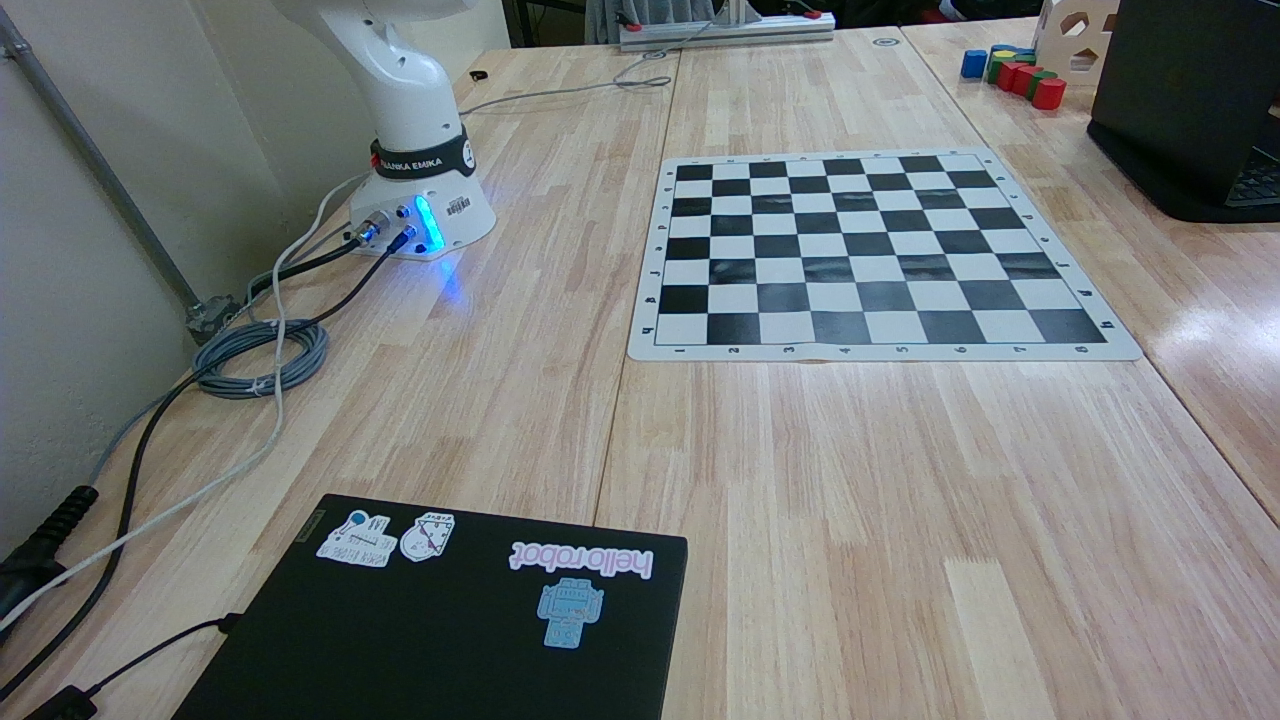
#> input picture camera_calibration/calibration_images/left/default.png, 1280 x 720 px; its folder holds 4 pictures in this run
$ python calibration.py
#> lines starting #> are read from the running program, lines starting #| are printed output that depends on the picture
# https://www.cs.cmu.edu/~16385/s17/Slides/11.1_Camera_matrix.pdf
# Cool slideshow for conceptual ideas

import cv2
import numpy as np

# corners of the square blocks (vertical and horizontal)
Ch_Dim = (7, 7)
Sq_size = 0.056  #now meters
criteria = (cv2.TERM_CRITERIA_EPS + cv2.TERM_CRITERIA_MAX_ITER, 30, 0.001)

obj_3D = np.zeros((Ch_Dim[0] * Ch_Dim[1], 3), np.float32)
index = 0
for i in range(Ch_Dim[0]):
    for j in range(Ch_Dim[1]):
        obj_3D[index][0] = i * Sq_size
        obj_3D[index][1] = j * Sq_size
        index += 1
# print(obj_3D)
obj_points_3D = []  # 3d point in real world space
img_points_2D = []  # 2d points in image plane.

camera = 'left'

import glob
image_files = glob.glob(rf'camera_calibration\calibration_images\{camera}\*.png')

for image in image_files:

    filepath = image
    img = cv2.imread(image)
#> img is the input picture: shape (720, 1280, 3); mean B, G, R 121.1, 121.2, 116.4
    image = cv2.cvtColor(img, cv2.COLOR_RGB2BGR)

    gray = cv2.cvtColor(image, cv2.COLOR_BGR2GRAY)
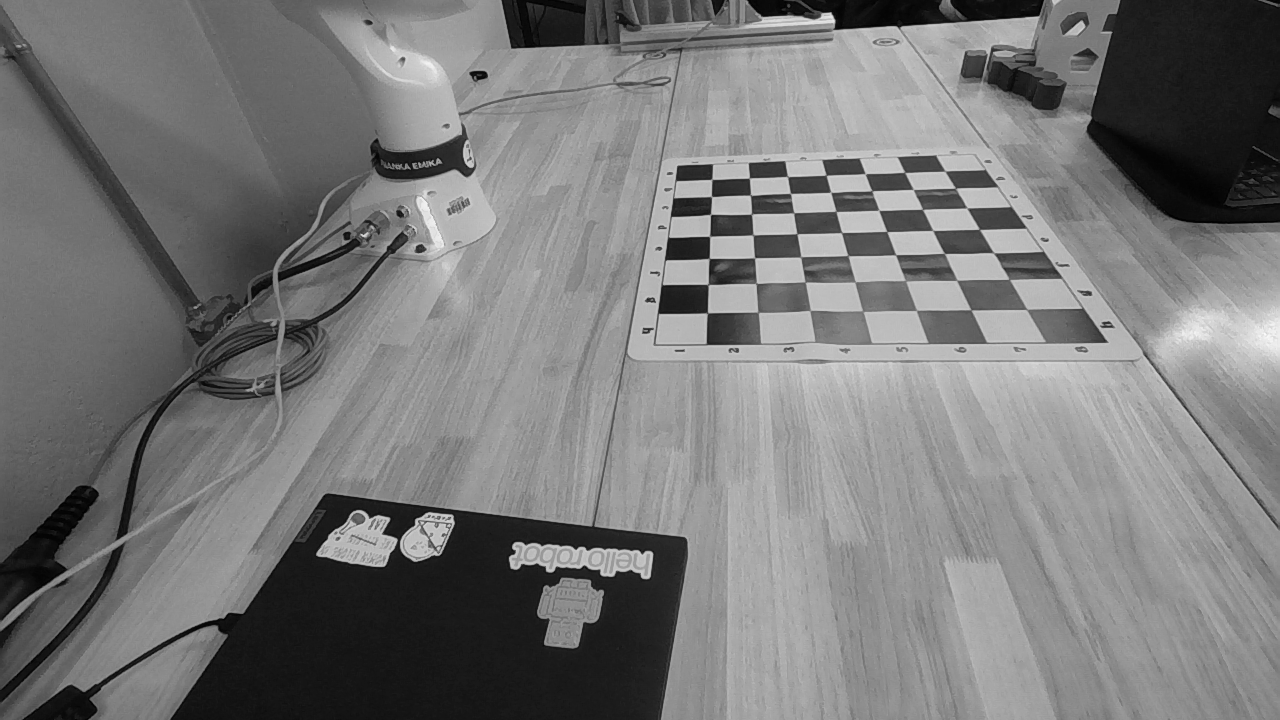
#> gray: shape (720, 1280); min 0, max 251, mean 120.6
    ret, corners = cv2.findChessboardCorners(image, Ch_Dim, None)
#> ret = True; corners = 49 rows, first 8: [711.7, 179.2], [749.1, 178.1], [787.6, 176.5], [826.1, 175.3], [865.2, 173.9], [904.6, 172.3], [945.1, 171.1], [711.5, 196.5]
    if ret == True:
        obj_points_3D.append(obj_3D)
        corners2 = cv2.cornerSubPix(gray, corners, (3, 3), (-1, -1), criteria)
#> corners2 = 49 rows, first 8: [711.7, 179.3], [749.3, 178.1], [787.6, 176.6], [826.1, 175.2], [865.2, 173.7], [904.7, 172.4], [945, 171.2], [711.5, 196.5]
        img_points_2D.append(corners2)

        img = cv2.drawChessboardCorners(image, Ch_Dim, corners2, ret)
        filename = filepath.split('\\')[-1]

        # print(filename)
        output_path = f"camera_calibration/output/{camera}/{filename}"
        # Don't uncomment this
        # cv2.imwrite(output_path, img)

        # cv2.imshow('img', img)
        # cv2.waitKey(0)

    cv2.destroyAllWindows()
#> pass 2 of the loop `for image in image_files:`:
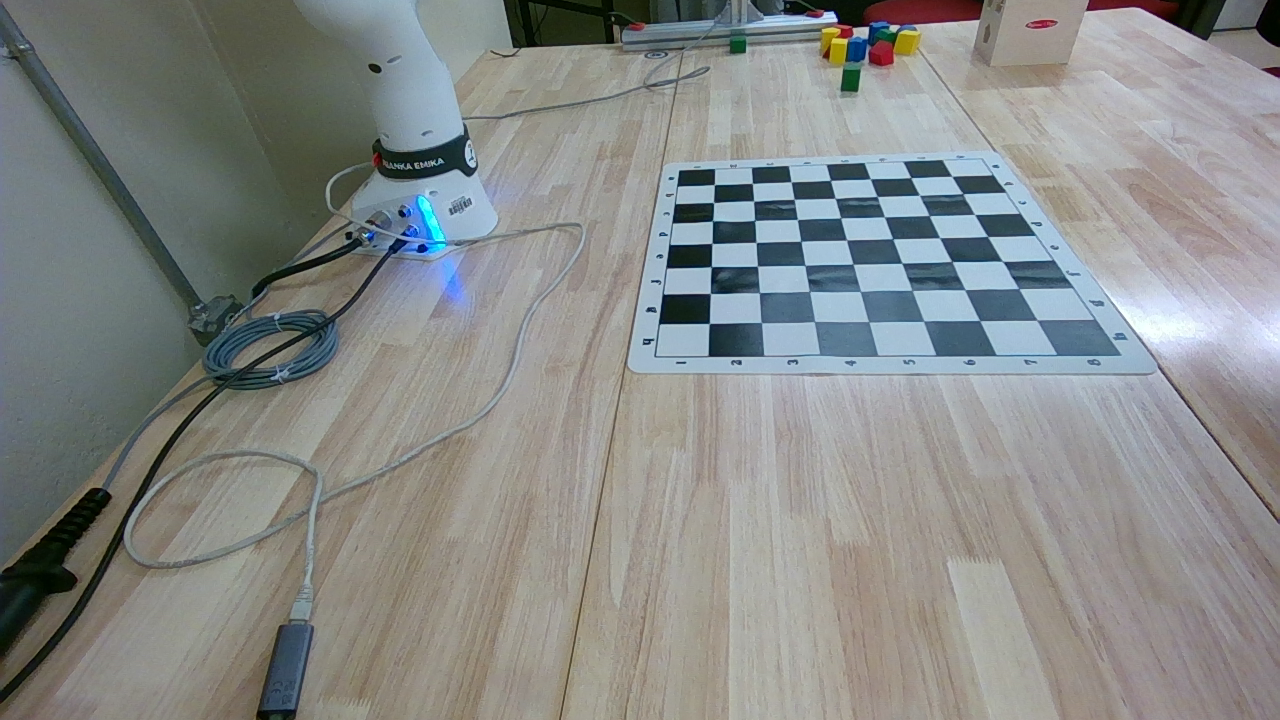
#> input picture camera_calibration/calibration_images/left/left_0_Color.png, 1280 x 720 px
#> img is the input picture: shape (720, 1280, 3); mean B, G, R 136.5, 137.9, 134.8
#> `gray = cv2.cvtColor(image, cv2.COLOR_BGR2GRAY)`:
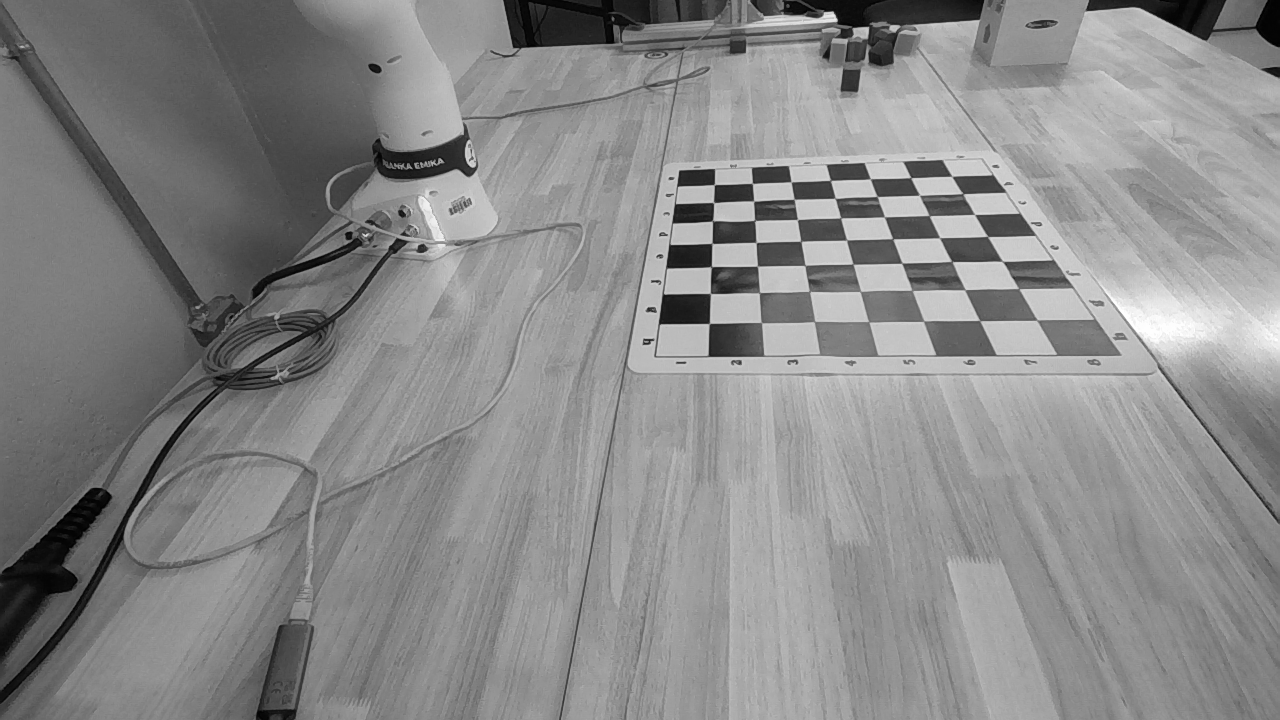
#> gray: shape (720, 1280); min 0, max 254, mean 137.1
#> corners = 49 rows, first 8: [952, 176.5], [963.2, 193.6], [974.7, 214.5], [987.7, 236.4], [1002.5, 261.3], [1018.8, 288.6], [1036.8, 319.9], [910.9, 177.6]
#> corners2 = 49 rows, first 8: [951.9, 176.4], [963.1, 193.6], [974.6, 214.5], [987.7, 236.4], [1002.5, 261.4], [1018.8, 288.7], [1036.9, 320], [910.8, 177.6]
#> pass 3 of the loop `for image in image_files:`:
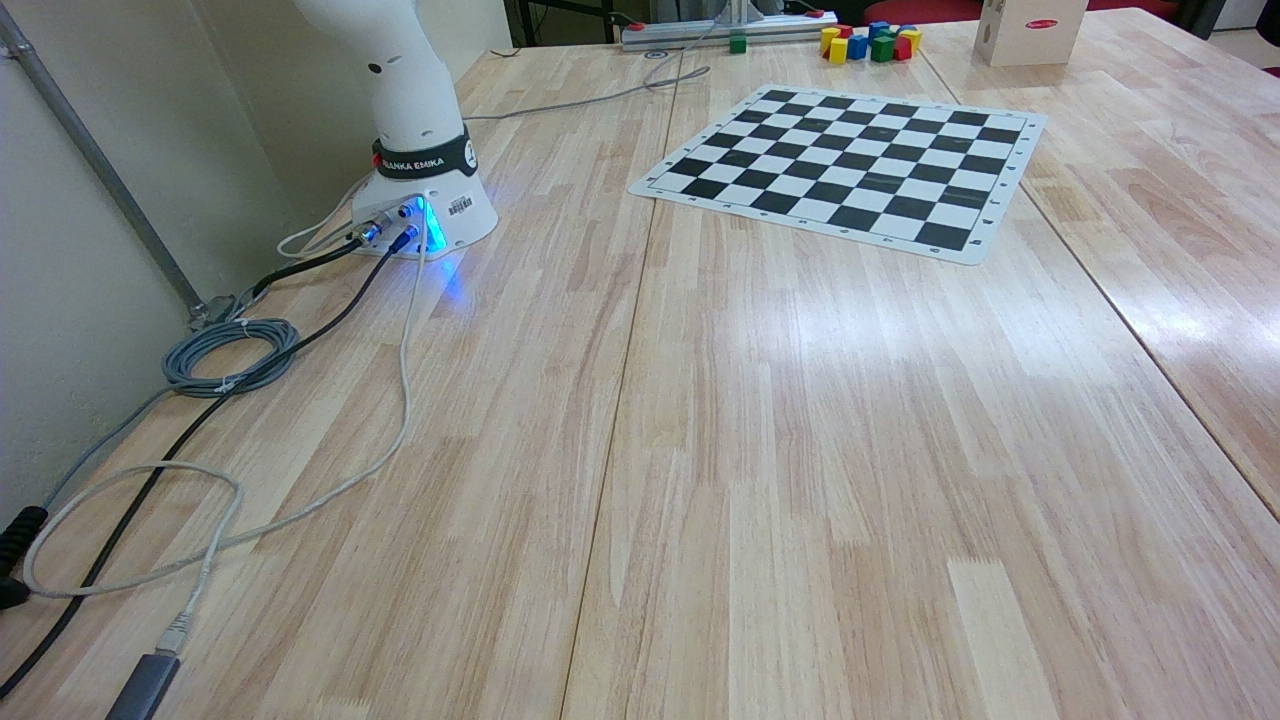
#> input picture camera_calibration/calibration_images/left/left_10_Color.png, 1280 x 720 px
#> img is the input picture: shape (720, 1280, 3); mean B, G, R 141.1, 142.9, 141.2
#> `gray = cv2.cvtColor(image, cv2.COLOR_BGR2GRAY)`:
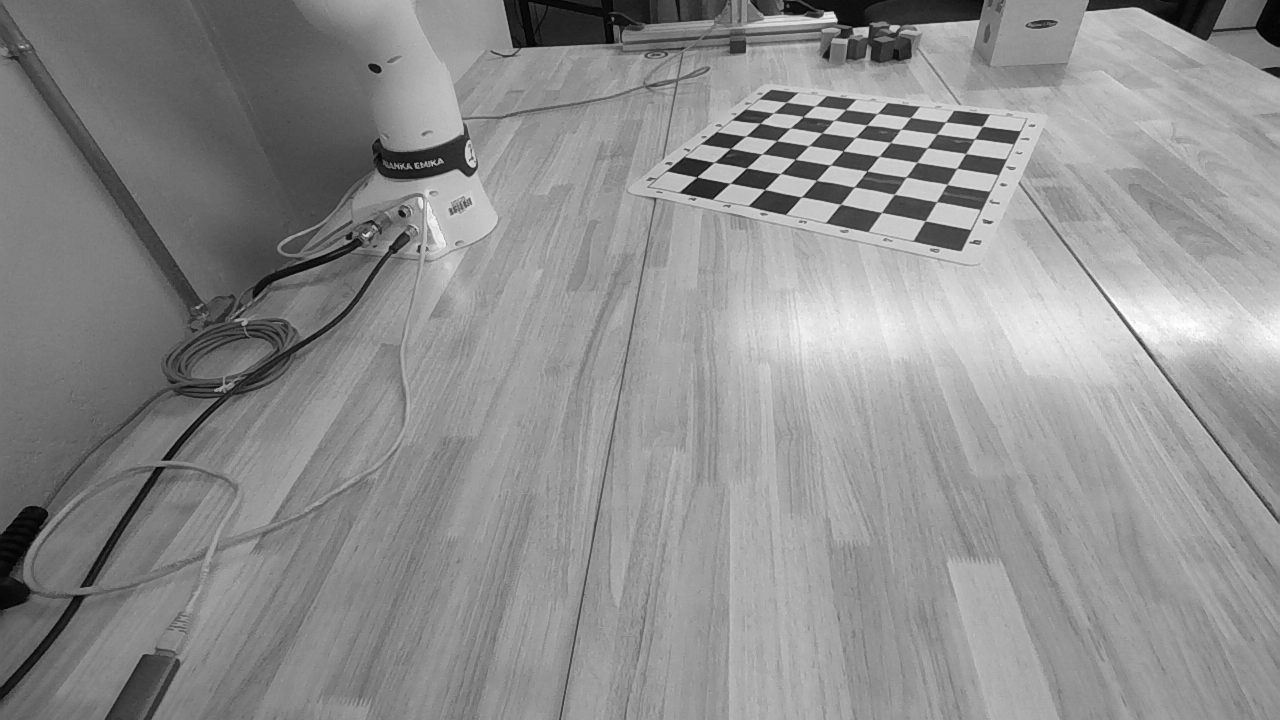
#> gray: shape (720, 1280); min 1, max 254, mean 142.2
#> corners = 49 rows, first 8: [982.3, 126.3], [974.6, 138.7], [965.6, 153.6], [957, 168.2], [947.2, 184.3], [936.7, 201.6], [925, 220.9], [945.7, 121.9]
#> corners2 = 49 rows, first 8: [982.3, 126.3], [974.6, 138.7], [965.6, 153.6], [956.8, 168.3], [947.2, 184.3], [936.6, 201.6], [925.1, 220.9], [945.6, 121.8]
#> the loop made 4 passes; the first 3 are shown

# ret, old_mtx, old_dist_coeff, old_R_vecs, old_T_vecs = cv2.calibrateCamera(obj_points_3D, img_points_2D, gray.shape[::-1], None, None)

total_mtx = np.array([[[645.9848022460938, 0, 639.00927734375], [0, 645.2113647460938, 361.0145263671875], [0, 0, 1]],
                      [[644.1821899414062, 0, 647.15283203125], [0, 643.3673706054688, 368.00286865234375], [0, 0, 1]]])
total_dist = np.array([[-0.05537797138094902,0.06713823974132538,-0.0002206100180046633,0.0003125208313576877,-0.02147624082863331],
                       [-0.056005097925662994,0.06765501201152802,0.00024983854382298887,0.0006985375075601041,0.021450236439704895]])

mtx = total_mtx[0] if camera == 'left' else total_mtx[1]
#> mtx = [[646, 0, 639], [0, 645.2, 361], [0, 0, 1]]
dist_coeff = total_dist[0] if camera == 'left' else total_dist[1]

idx = 8

#> (the run stopped early here; a loop or call above may not have finished)
